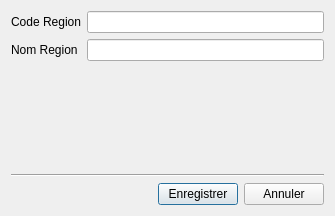
<?xml version="1.0" encoding="UTF-8"?>
<ui version="4.0">
 <class>Dialog</class>
 <widget class="QDialog" name="Dialog">
  <property name="geometry">
   <rect>
    <x>0</x>
    <y>0</y>
    <width>335</width>
    <height>216</height>
   </rect>
  </property>
  <property name="minimumSize">
   <size>
    <width>335</width>
    <height>216</height>
   </size>
  </property>
  <property name="maximumSize">
   <size>
    <width>335</width>
    <height>216</height>
   </size>
  </property>
  <property name="windowTitle">
   <string>Edition Région</string>
  </property>
  <property name="windowIcon">
   <iconset resource="../icons.qrc">
    <normaloff>:/sig/icone/marker--pencil.png</normaloff>:/sig/icone/marker--pencil.png</iconset>
  </property>
  <layout class="QVBoxLayout" name="verticalLayout">
   <item>
    <layout class="QFormLayout" name="formLayout">
     <item row="0" column="0">
      <widget class="QLabel" name="label">
       <property name="text">
        <string>Code Region</string>
       </property>
      </widget>
     </item>
     <item row="1" column="0">
      <widget class="QLabel" name="label_2">
       <property name="text">
        <string>Nom Region</string>
       </property>
      </widget>
     </item>
     <item row="0" column="1">
      <widget class="QLineEdit" name="codeRegion">
       <property name="maxLength">
        <number>50</number>
       </property>
      </widget>
     </item>
     <item row="1" column="1">
      <widget class="QLineEdit" name="NomRegion"/>
     </item>
    </layout>
   </item>
   <item>
    <spacer name="verticalSpacer">
     <property name="orientation">
      <enum>Qt::Vertical</enum>
     </property>
     <property name="sizeHint" stdset="0">
      <size>
       <width>20</width>
       <height>40</height>
      </size>
     </property>
    </spacer>
   </item>
   <item>
    <widget class="Line" name="line">
     <property name="orientation">
      <enum>Qt::Horizontal</enum>
     </property>
    </widget>
   </item>
   <item>
    <layout class="QHBoxLayout" name="horizontalLayout">
     <item>
      <spacer name="horizontalSpacer">
       <property name="orientation">
        <enum>Qt::Horizontal</enum>
       </property>
       <property name="sizeHint" stdset="0">
        <size>
         <width>40</width>
         <height>20</height>
        </size>
       </property>
      </spacer>
     </item>
     <item>
      <widget class="QPushButton" name="pushButtonEnregistrer">
       <property name="text">
        <string>Enregistrer</string>
       </property>
      </widget>
     </item>
     <item>
      <widget class="QPushButton" name="pushButtonAnnuler">
       <property name="text">
        <string>Annuler</string>
       </property>
      </widget>
     </item>
    </layout>
   </item>
  </layout>
 </widget>
 <resources>
  <include location="../icons.qrc"/>
 </resources>
 <connections/>
</ui>
